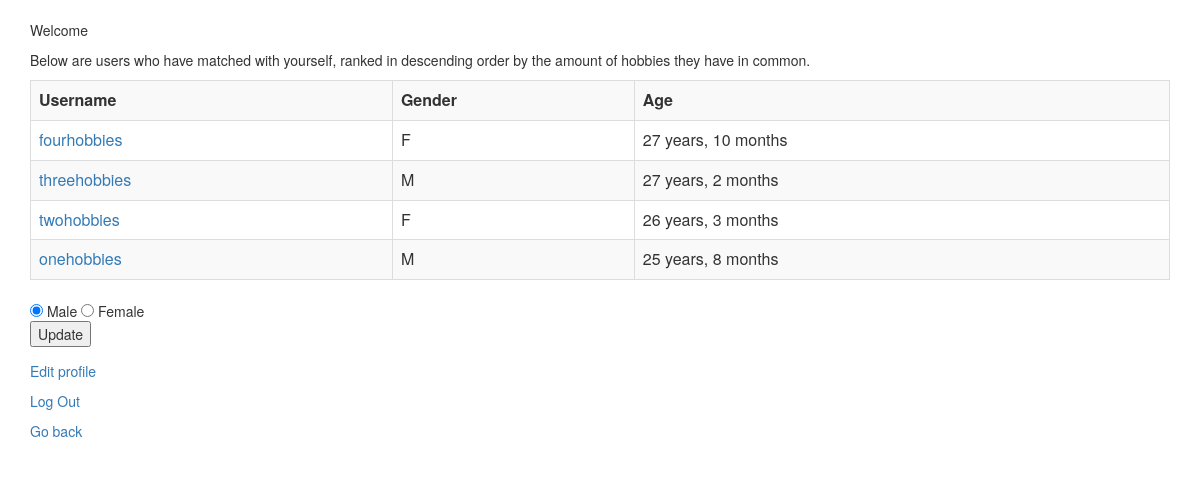
/matched/ (signed in), run on the app's committed database.
### matchingapp/models.py (models this page shows)
class Member(User):
    GENDER_CHOICES = (
        ('M', 'Male'),
        ('F', 'Female'),
    )
    gender = models.CharField(max_length=1, choices=GENDER_CHOICES)
    dob = models.DateField(max_length=8)
    profile = models.OneToOneField(
        to=Profile,
        blank=True,
        null=True,
        on_delete=models.CASCADE
    )
    hobby = models.ManyToManyField(
    to=Hobby,
    blank=True,
    )
    def __str__(self):
        return self.username

### matchingapp/views.py (the view)
    def modview(request):
        if 'username' in request.session:
            username = request.session['username']
            try: user = Member.objects.get(username=username)
            except Member.DoesNotExist: raise Http404('Member not found')
            return view(request, user)
        else:
            return render(request,'matchingapp/index.html',{})

### matchingapp/views.py (called while the page is built)
def loggedin(view):
    def modview(request):
        if 'username' in request.session:
            username = request.session['username']
            try: user = Member.objects.get(username=username)
            except Member.DoesNotExist: raise Http404('Member not found')
            return view(request, user)
        else:
            return render(request,'matchingapp/index.html',{})
    return modview

@loggedin
def matched(request, user):
    userName = request.session['username']
    currentUser = Member.objects.get(username=userName)
    matched_list = Member.objects.filter(hobby__in=currentUser.hobby.all()).exclude(username=userName)
    matched_list = Counter(matched_list)
    print(dict(matched=matched_list))
    return render(request,'matchingapp/matchedusers.html', dict(matched=matched_list),)

### matchingapp/templates/matchingapp/matchedusers.html (shortened to what this page needs)
<html>
  <head>
    <link rel="stylesheet" href="https://maxcdn.bootstrapcdn.com/bootstrap/3.3.7/css/bootstrap.min.css">
  </head>
  <body>
    <div class="container">
      &nbsp;<p>
    Welcome {{ username }}
    <p>
    Below are users who have matched with yourself, ranked in descending order by the amount of hobbies they have in common.
    <p>
    <div id="update">
    <div class="table-responsive">
    <div id="theTable">
    <table class= "table table-striped table-bordered table-hover" width = "60%">
      <tr>
        <th>Username</th>
        <th>Gender</th>
        <th>Age</th>
      </tr>
      {% if matched %}
      {% for member in matched %}
      <tr id ="toDelete">
        <td><a href="{% url 'profile' %}?view={{ member.username }}">{{ member.username }}</td>
        <td id ="{{ member.username }}">{{ member.gender }}</td>
        <td>{{ member.dob|timesince }}</td>
      </tr>
      {% endfor %}
    </div>
    {% endif %}
  </div>
  <form>
    <input class="gender" type="radio" name="gender" value="M" checked> Male
    <input class="gender" type="radio" name="gender" value="F"> Female<p>
    <input id="updatebutton" type="button" value="Update">
  </form>
  <p>
  <a href ="/editprofilerequest/">Edit profile</a>
  <p>
  <a href="/logout/" class="button">Log Out</a>
  <p>
  <a href="/loggedinreturn/" class="button">Go back</a>
  </body>
</html>

### data on the page
Member: username "fourhobbies", gender "F", dob "27 years, 10 months"
Member: username "threehobbies", gender "M", dob "27 years, 2 months"
Member: username "twohobbies", gender "F", dob "26 years, 3 months"
Member: username "onehobbies", gender "M", dob "25 years, 8 months"
